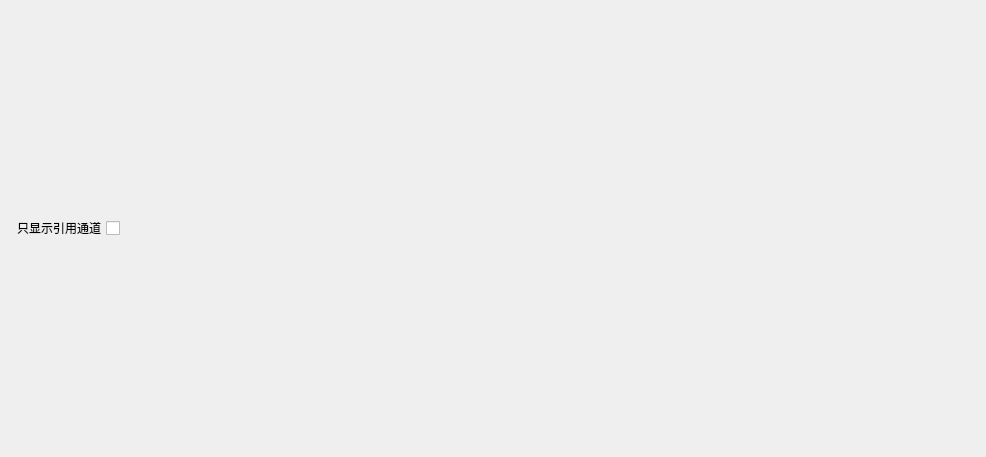
<?xml version="1.0" encoding="UTF-8"?>
<ui version="4.0">
 <class>QGooseInCfgWidget</class>
 <widget class="QWidget" name="QGooseInCfgWidget">
  <property name="geometry">
   <rect>
    <x>0</x>
    <y>0</y>
    <width>986</width>
    <height>457</height>
   </rect>
  </property>
  <property name="windowTitle">
   <string>Form</string>
  </property>
  <layout class="QVBoxLayout" name="verticalLayout" stretch="3,1,6">
   <item>
    <layout class="QVBoxLayout" name="m_VCbLayout"/>
   </item>
   <item>
    <layout class="QHBoxLayout" name="horizontalLayout">
     <item>
      <widget class="QCheckBox" name="checkBox">
       <property name="layoutDirection">
        <enum>Qt::RightToLeft</enum>
       </property>
       <property name="text">
        <string>只显示引用通道</string>
       </property>
      </widget>
     </item>
     <item>
      <spacer name="horizontalSpacer">
       <property name="orientation">
        <enum>Qt::Horizontal</enum>
       </property>
       <property name="sizeHint" stdset="0">
        <size>
         <width>40</width>
         <height>20</height>
        </size>
       </property>
      </spacer>
     </item>
    </layout>
   </item>
   <item>
    <layout class="QVBoxLayout" name="m_ChCfgLayout"/>
   </item>
  </layout>
 </widget>
 <resources/>
 <connections/>
</ui>
